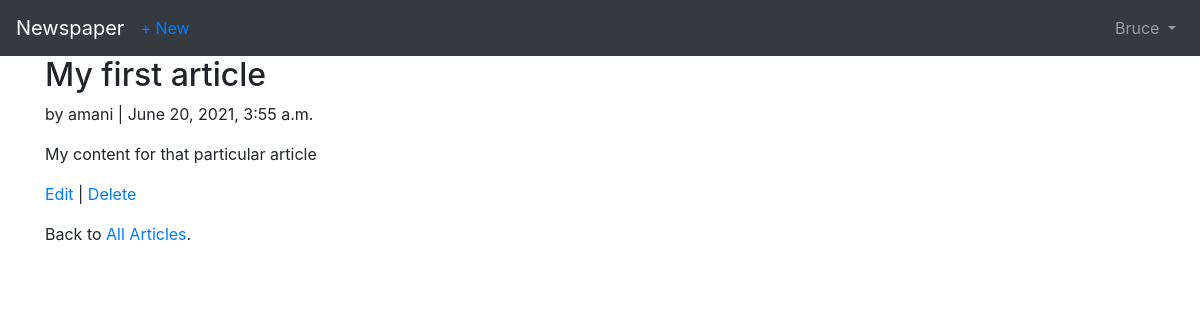
Screenshot of /articles/1/ (signed in) with the database file from the repository.
### accounts/models.py (models this page shows)
class CustomUser(AbstractUser):
    age = models.PositiveIntegerField(null=True, blank=True)

### articles/models.py (models this page shows, shortened)
class Article(models.Model):
    title = models.CharField(max_length=255)
    body = models.TextField()
    date = models.DateTimeField(auto_now_add=True)
    author = models.ForeignKey(
        get_user_model(),
        on_delete=models.CASCADE,
    )

### articles/views.py (the view)
class ArticleDetailView(LoginRequiredMixin, DetailView):  # new
    model = Article
    template_name = 'article_detail.html'

### templates/article_detail.html
{% extends 'base.html' %} {% block content %}
<div class="article-entry">
  <h2>{{ object.title }}</h2>
  <p>by {{ object.author }} | {{ object.date }}</p>
  <p>{{ object.body }}</p>
</div>
<p>
  <a href="{% url 'article_edit' article.pk %}">Edit</a> |
  <a href="{% url 'article_delete' article.pk %}">Delete</a>
</p>
<p>Back to <a href="{% url 'article_list' %}">All Articles</a>.</p>
{% endblock content %}

### templates/base.html (shortened to what this page needs)
<!DOCTYPE html>
<html>
<head>
  <link rel="stylesheet" href="https://stackpath.bootstrapcdn.com/bootstrap/4.5.0/css/bootstrap.min.css"
 />
</head>
<body>
  <nav class="navbar navbar-expand-lg navbar-dark bg-dark">
    <a class="navbar-brand" href="{% url 'home' %}">Newspaper</a>
    {% if user.is_authenticated %}
    <ul class="navbar-nav mr-auto">
      <li class="nav-item"><a href="{% url 'article_new' %}">+ New</a></li>
    </ul>
    {% endif %}
    <div class="collapse navbar-collapse" id="navbarSupportedContent">
      {% if user.is_authenticated %}
      <ul class="navbar-nav ml-auto">
        <li class="nav-item">
          <a class="nav-link dropdown-toggle" href="#" id="navbarDropdown" role="button" data-toggle="dropdown"
            aria-haspopup="true" aria-expanded="false">
            {{ user.username }}
          </a>
        </li>
      </ul>
      {% else %}
      <form class="form-inline ml-auto">
        <a href={% url 'login' %} class="btn btn-outline-secondary"> Log In</a>
        <a href={% url 'signup' %} class="btn btn-primary ml-2"> Sign up</a>
      </form>
      {% endif %}
    </div>
  </nav>
  <main>
    <div class="container">{% block content %} {% endblock content %}</div>
  </main>
</body>
</html>

### rows the page displays
CustomUser: username "Bruce"
Article: title "My first article", author "amani", date "June 20, 2021, 3:55 a.m.", body "My content for that particular article"
